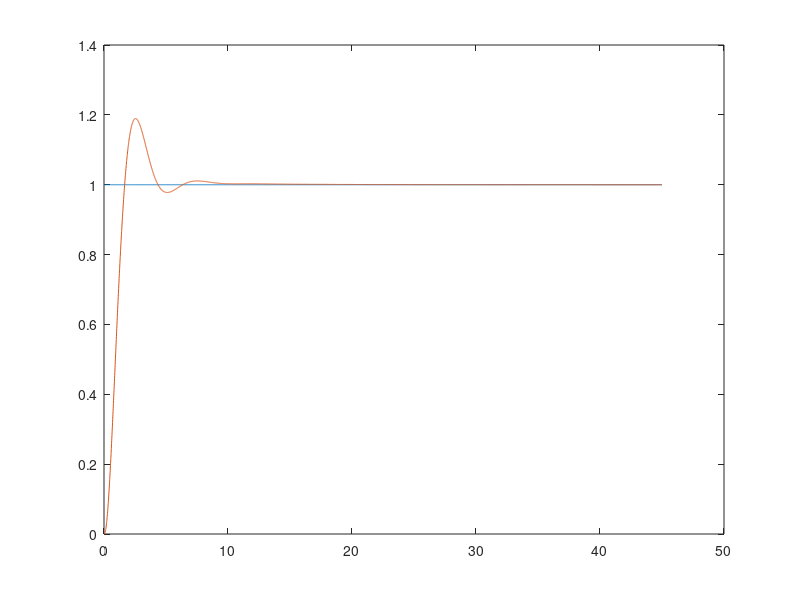

The MATLAB script that drew this image:
%% Link do sprawozdania
% https://docs.google.com/document/d/1rqwLZ-c1CUDAs6HAGjWjasRgMZJ9j3YUT7sq61bgrIs/edit
% Indeks: 147698
clc;
clear all;
close all;
k = 6;
T_1 = 5.9;
T_2 = 0.8;

%% 4.2 Podstawowy UAR z regulatorem PID

%% Odkomentuj te dane i zakomentuj reszte skryptu do odpalenia schematu scheme1_1
% Tp = 0.01;
% kp = 1.6;
% Ti = 6;
% Td = 0.08;


%% Implementacja dyskretnego regulatora PID
%nastawy PID
kp = 1.6;
Ti = 6;
Td = 0.08;
Tp = 0.01;
%czas symulacji ciągłej to 45s zatem ilość próbek to 45/0.01 = 4500
N = 4500;
w = ones(1, N);
y = zeros(1, N);
e = zeros(1, N);
u = zeros(1, N);
y(1) = 0;
y(2) = 0;
%z rysunku 2: e(n) = w(n) - y(n-1)dlatego
e(1) = 1;
e(2) = 1;
sumaUchybow = e(1) + e(2);
ISE = Tp*sumaUchybow;
IAE = Tp*abs(sumaUchybow);
for i=3:N
    %TODO tu coś tam info o bardziej punktowanym podejściu 
    %obliczenie uchybu i dotychczasowej sumy uchybow
    e(i) = w(i) - y(i-1);
    sumaUchybow = sumaUchybow + e(i);
    %równanie (6)
    u(i) = kp*((e(i) + Tp/Ti*sumaUchybow + Td/Tp*(e(i)-e(i-1))));
    y(i) = (2-1.42*Tp)*y(i-1) + (-0.21*Tp^2+1.42*Tp-1)*y(i-2) + 1.27* Tp^2*u(i-2);
    ISE = ISE + Tp*e(i)^2;
    IAE = IAE + Tp*abs(e(i));
end
figure;
plot(0:0.01:44.99, w);
hold on;
plot(0:0.01:44.99, y);
disp(ISE)
disp(IAE)
